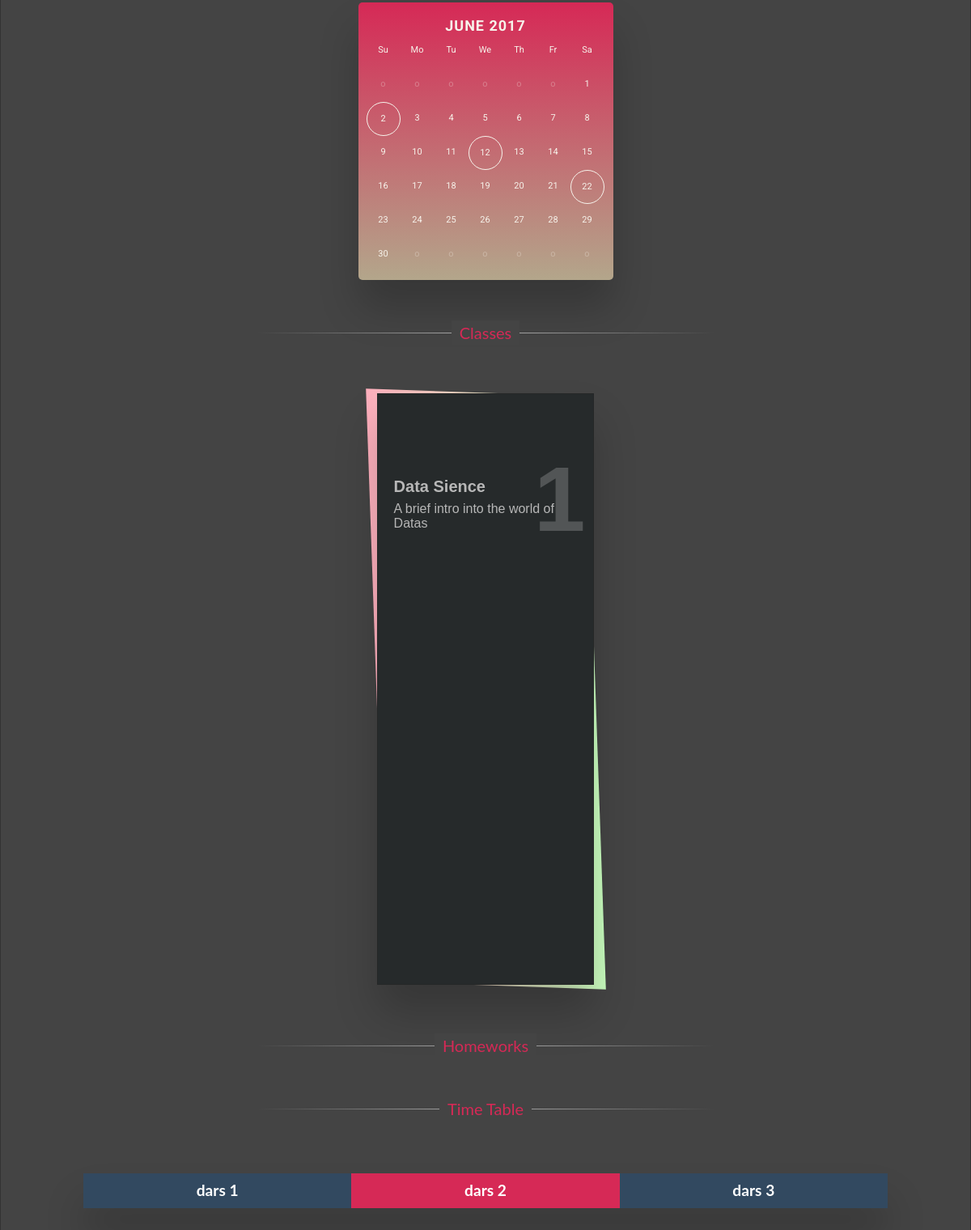
Before: /edu/dash/ (signed in, lower part) with the older database file.
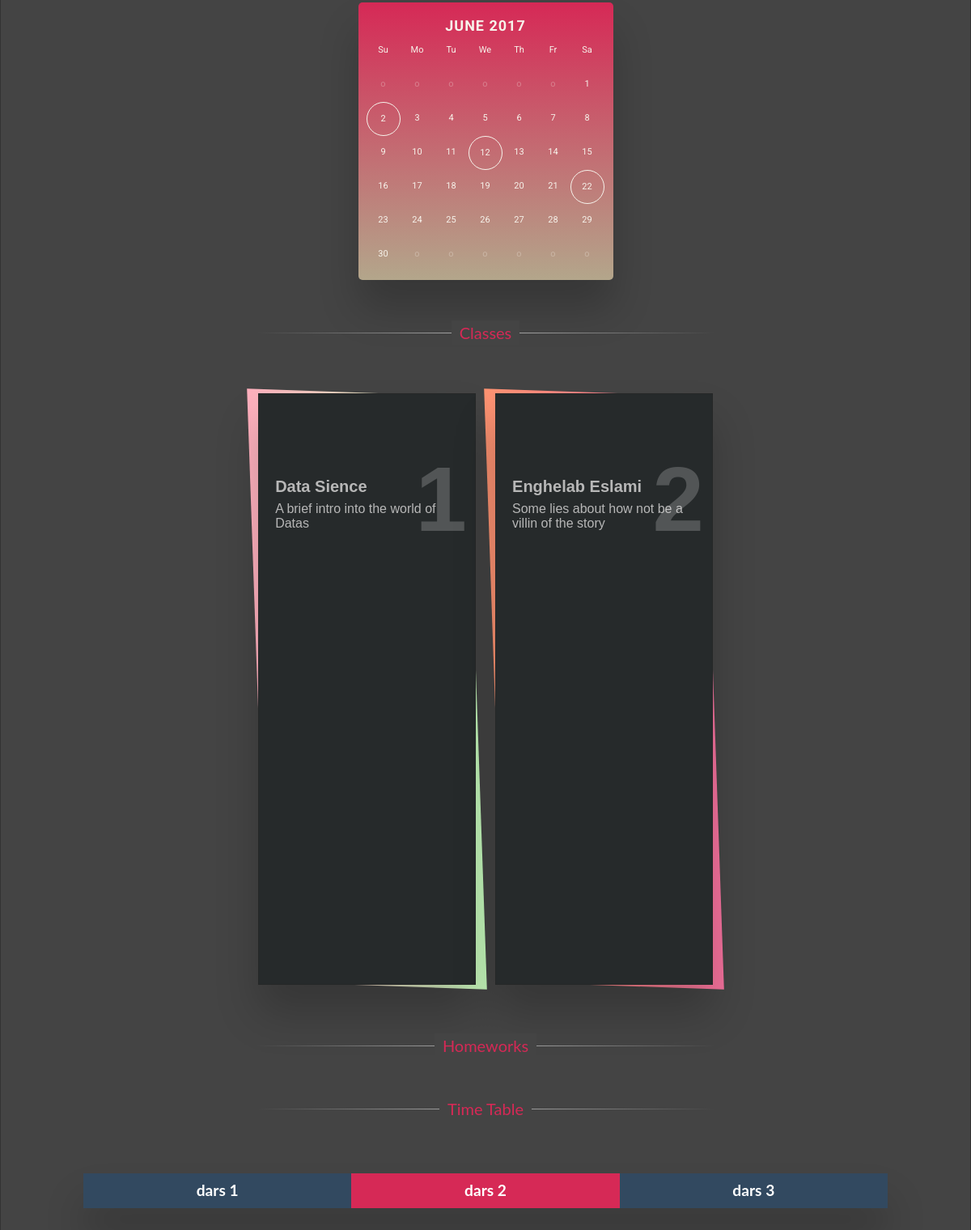
After: the same page with the newer database file.
### education/models.py (models this page shows, shortened)
class RegisterdCourses(models.Model):
    user = models.ForeignKey(User, verbose_name=_(""),
                             on_delete=models.CASCADE)
    course = models.ForeignKey(
        Course, verbose_name=_(""), on_delete=models.CASCADE)

class Course(models.Model):
    title = models.CharField(max_length=200)
    detail = models.CharField(_("What is this ???"),
                              max_length=200, default=' ')
    faculty = models.CharField(_("faculty name"), max_length=200)  # daneshkade
    unit_count = models.PositiveIntegerField(
        _("Unit"), validators=[MaxValueValidator(5)])

### education/views.py (the view)
# urls.py: path('dash/', Dashboard.as_view(), name='dashboard'),
class Dashboard(ClassesMixIn,LoginRequiredMixin,TemplateView):
    template_name = 'dashboard.html'

### education/views.py (called while the page is built)
    def get_context_data(self, **kwargs):
        context = super().get_context_data(**kwargs)
        self.classes = RegisterdCourses.objects.filter(user=self.request.user)
        print(self.classes)
        context["classes"] = self.classes
        return context

### education/templates/dashboard.html (shortened to what this page needs)
{% extends 'base-dashboard.html' %}
{% block classes %}
    <div>
        <div class="skills">
            <hr class="hr-text" data-content="Classes">
        </div>
        <ul class="tilesWrap">
            {% for class in classes %}
            <li>
                <h2>{{class.course.id}}</h2>
                <h3>{{class.course.title}}</h3>
                <p>
                    {{class.course.detail}}
                </p>
            </li>
            {% endfor %}
        </ul>
    </div>
{% endblock classes %}
{% block homeworks %}
    <div>
        <div class="skills">
            <hr class="hr-text" data-content="Homeworks">
        </div>
    </div>
{% endblock homeworks %}
{% block timesheet %}
    <div>
    <div class="skills">
        <hr class="hr-text" data-content="Time Table">
    </div>
    <br>
    <br>
    <div class="table-wrapper">
        <table class="fl-table">
        <thead>
            <tr>
            <th>dars 1</th>
            <th>dars 2</th>
            <th>dars 3</th>
            </tr>
        </thead>
        </table>
    </div>
    </div>
{% endblock timesheet %}
{% block calendar %}
      <div>
        <div class="jzdbox1 jzdbasf jzdcal">
          <div class="jzdcalt">June 2017</div>
          <span>Su</span>
          <span>Mo</span>
          <span>Tu</span>
          <span>We</span>
          <span>Th</span>
          <span>Fr</span>
          <span>Sa</span>
          <span class="jzdb">
          </span>
          <span class="jzdb">
          </span>
          <span class="jzdb">
          </span>
          <span class="jzdb">
          </span>
          <span class="jzdb">
          </span>
          <span class="jzdb">
          </span>
          <span>1</span>
          <span class="circle" data-title="Algebra Exam">2</span>
          <span>3</span>
          <span>4</span>
          <span>5</span>
          <span>6</span>
          <span>7</span>
          <span>8</span>
          <span>9</span>
          <span>10</span>
          <span>11</span>
          <span class="circle" data-title="Data Sience Exam">12</span>
          <span>13</span>
          <span>14</span>
          <span>15</span>
          <span>16</span>
          <span>17</span>
          <span>18</span>
          <span>19</span>
          <span>20</span>
          <span>21</span>
          <span class="circle" data-title="End of semester">22</span>
          <span>23</span>
          <span>24</span>
          <span>25</span>
          <span>26</span>
          <span>27</span>
          <span>28</span>
          <span>29</span>
          <span>30</span>
          <span class="jzdb">
          </span>
          <span class="jzdb">
          </span>
          <span class="jzdb">
          </span>
          <span class="jzdb">
          </span>
          <span class="jzdb">
          </span>
          <span class="jzdb">
          </span>
        </div>
      </div>
{% endblock calendar %}

### education/templates/base-dashboard.html
{% extends 'base.html' %}
{% load static %}
{% block content %}
  <link rel="stylesheet" href="{% static 'css/class-list.css' %}">
  <link rel="stylesheet" href="{% static 'css/calendar.css' %}">
  <link rel="stylesheet" href="{% static 'css/homeworks.css' %}">
  <link rel="stylesheet" href="{% static 'css/time-table.css' %}">
{% block calendar %}{% endblock calendar %}
{% block classes %}{% endblock classes %}
{% block homeworks %}{% endblock homeworks %}
<br>
{% block timesheet %}{% endblock timesheet %}
{% endblock content %}

### templates/base.html (shortened to what this page needs)
{% load static %}
{% load cache %}
<!DOCTYPE html>
<html>
<head>
  <link rel="stylesheet" href="{% static 'css/style.css' %}">
  <link rel="stylesheet" href="{% static 'css/search.css' %}">
  <link rel="stylesheet" href="{% static 'css/sidebar.css' %}">
</head>
<body>
  <main>
  <div class='content' id='main-content'>
    {% block content %}
    {% endblock content %}
  </div>
  </main>
</body>
</html>

### static/css/style.css (style rules this page uses)
html { --scrollbarBG: #262a2b; --thumbBG: #d62956; }
body { scrollbar-width: thin; scrollbar-color: var(--thumbBG) var(--scrollbarBG); }
div { scrollbar-width: thin; scrollbar-color: var(--thumbBG) var(--scrollbarBG); }
html { overflow: hidden; }
body { height: 100vh; overflow-y: auto; margin: 0 auto; padding: 2rem; font: 100%/1.4 serif; border: 1px solid rgba(0, 0, 0, 0.25) }
p { margin: 0 0 1.5em; }

### static/css/sidebar.css (style rules this page uses)
main { overflow: hidden; }
main .content { transform: translate3d(0, 0, 0); will-change: transform, filter; transition: all 0.5s cubic-bezier(0.19, 1, 0.22, 1); }
body { overflow-x: hidden; background: #444; color: white; font: 1em/1.4 "lato"; }
main { padding: 5% 0; }
.skills { max-width: 50%; margin: 40px auto; text-align: center; }
.skills .hr-text { font-size: 20px; position: relative; border: 0; height: 1.5em; }
.skills .hr-text:before { content: ""; background: linear-gradient(to right, transparent, #b2b2b2, transparent); position: absolute; left: 0; top: 50%; width: 100%; height: 1px; }
.skills .hr-text:after { content: attr(data-content); position: relative; display: inline-block; color: black; padding: 0 0.5em; line-height: 1.5em; color: #d62956; background-color: #444444; }

### static/css/class-list.css (style rules this page uses)
.tilesWrap { padding: 0; margin: 50px auto; list-style: none; text-align: center; }
.tilesWrap li { box-shadow: 0px 35px 50px rgb(0 0 0 / 20%); display: inline-block; width: 20%; min-width: 200px; max-width: 230px; padding: 80px 20px 40px; position: relative; vertical-align: top; margin: 10px; font-family: 'helvetica', san-serif; min-height: 25vh; background: #262a2b; border: 1px solid #252727; text-align: left; }
.tilesWrap li h2 { font-size: 114px; margin: 0; position: absolute; opacity: 0.2; top: 50px; right: 10px; transition: all 0.3s ease-in-out; }
.tilesWrap li h3 { font-size: 20px; color: #b7b7b7; margin-bottom: 5px; }
.tilesWrap li p { font-size: 16px; line-height: 18px; color: #b7b7b7; margin-top: 5px; }
.tilesWrap li:before { content: ''; position: absolute; top: -2px; left: -2px; right: -2px; bottom: -2px; z-index: -1; background: #fff; transform: skew(2deg, 2deg); }
.tilesWrap li:after { content: ''; position: absolute; width: 40%; height: 100%; left: 0; top: 0; background: rgba(255, 255, 255, 0.02); z-index: -10; }
.tilesWrap li:nth-child(1):before { background: #C9FFBF; background: -webkit-linear-gradient(to right, #FFAFBD, #C9FFBF); background: linear-gradient(to right, #FFAFBD, #C9FFBF); }
.tilesWrap li:nth-child(2):before { background: #f2709c; background: -webkit-linear-gradient(to right, #ff9472, #f2709c); background: linear-gradient(to right, #ff9472, #f2709c); }

### static/css/calendar.css (style rules this page uses)
.jzdbox1 { width:315px; background:#332f2e; border-radius:5px; overflow:hidden; display:block; margin-bottom:10px; box-shadow:0 0 10px #201d1c; margin:0 auto; margin-top:100px; }
.jzdcal { padding:0 10px 10px 10px; box-sizing:border-box!important; background:#d62956; background: -webkit-linear-gradient(#d62956, #b3a68b)!important; background: -o-linear-gradient(#d62956, #b3a68b)!important; background: -moz-linear-gradient(#d62956, #b3a68b)!important; background: linear-gradient(#d62956, #b3a68b)!important; box-shadow: 0px 35px 50px rgb(0 0 0 / 20%); margin-top: 50px; margin-bottom: 50px; }
.jzdcalt { font:18px 'Roboto'; font-weight:700; color:#f7f3eb; display:block; margin:18px 0 0 0; text-transform:uppercase; text-align:center; letter-spacing:1px; }
.jzdcal span { font:11px 'Roboto'; font-weight:400; color:#f7f3eb; text-align:center; width:42px; height:42px; display:inline-block; float:left; overflow:hidden; line-height:40px; }
.jzdcal .jzdb:before { opacity:0.3; content:'o'; }
.circle { border:1px solid #f7f3eb; box-sizing:border-box!important; border-radius:200px!important; }

### static/css/homeworks.css (style rules this page uses)
html { background: #ddd; }
html { height: 100%; display: flex; }
body { width: 100%; margin: auto; }

### static/css/time-table.css (style rules this page uses)
.table-wrapper { margin: 10px 70px 70px; box-shadow: 0px 35px 50px rgba( 0, 0, 0, 0.2 ); }
.fl-table { border-radius: 5px; font-size: 1.2em; font-weight: normal; border: none; border-collapse: collapse; width: 100%; max-width: 100%; white-space: nowrap; background-color: #283f3e; }
.fl-table td, .fl-table th { text-align: center; padding: 8px; }
.fl-table thead th { color: #ffffff; background: #d62956; }
.fl-table thead th:nth-child(odd) { color: #ffffff; background: #324960; }

### education/templates/dashboard.html (style rules this page uses)
.skills { margin: 10px auto; }

Changed rows visible on the page:
added RegisterdCourses: course.id "2", course "Enghelab Eslami", course.detail "Some lies about how not be a villin of the story"
